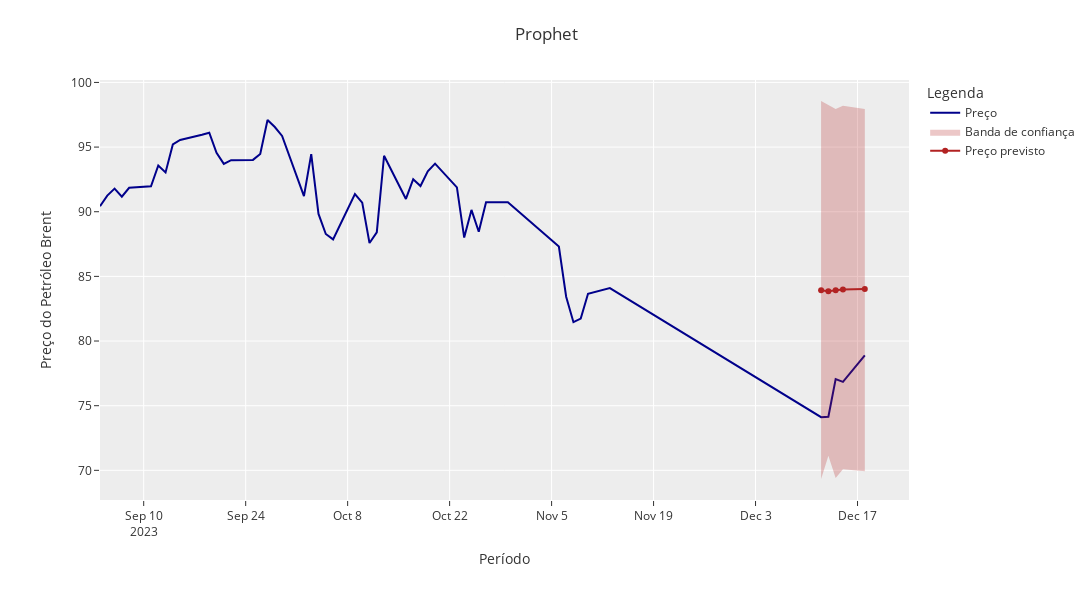

The notebook cell this image was saved under:
### Code cell
fig = px.line(
    base_prophet_px, 
    template=template,
    color_discrete_sequence=['#00008B']
)
fig.add_scatter(
    x=banda_prophet_index, 
    y=banda_prophet,
    name='Banda de confiança',
    mode='lines',
    line_color='#B22222',
    line_width=0,
    opacity=0.5,
    fill='toself'
)
fig.add_scatter(
    x=forecast_prophet.index, 
    y=forecast_prophet.yhat, 
    name='Preço previsto',
    marker=dict(color='#B22222')
)
fig.update_layout(
    title='Prophet',
    xaxis_title='Período',
    yaxis_title='Preço do Petróleo Brent',
    legend_title='Legenda',
    width=1600, 
    height=600,
    margin=dict(l=100, r=20, t=80, b=100)
)
fig.show()

### Figure 1 — Plotly figure (JSON) as saved in the notebook; plotly's stock layout.template omitted (floating-point values rounded to 4 significant figures)
{"data": [{"hovertemplate": "variable=Preço<br>ds=%{x}<br>value=%{y}<extra></extra>", "legendgroup": "Preço", "line": {"color": "#00008B", "dash": "solid"}, "marker": {"symbol": "circle"}, "mode": "lines", "name": "Preço", "orientation": "v", "showlegend": true, "type": "scatter", "x": ["2023-12-18T00:00:00", "2023-12-15T00:00:00", "2023-12-14T00:00:00", "2023-12-13T00:00:00", "2023-12-12T00:00:00", "2023-11-13T00:00:00", "2023-11-10T00:00:00", "2023-11-09T00:00:00", "2023-11-08T00:00:00", "2023-11-07T00:00:00", "2023-11-06T00:00:00", "2023-10-30T00:00:00", "2023-10-27T00:00:00", "2023-10-26T00:00:00", "2023-10-25T00:00:00", "2023-10-24T00:00:00", "2023-10-23T00:00:00", "2023-10-20T00:00:00", "2023-10-19T00:00:00", "2023-10-18T00:00:00", "2023-10-17T00:00:00", "2023-10-16T00:00:00", "2023-10-13T00:00:00", "2023-10-12T00:00:00", "2023-10-11T00:00:00", "2023-10-10T00:00:00", "2023-10-09T00:00:00", "2023-10-06T00:00:00", "2023-10-05T00:00:00", "2023-10-04T00:00:00", "2023-10-03T00:00:00", "2023-10-02T00:00:00", "2023-09-29T00:00:00", "2023-09-28T00:00:00", "2023-09-27T00:00:00", "2023-09-26T00:00:00", "2023-09-25T00:00:00", "2023-09-22T00:00:00", "2023-09-21T00:00:00", "2023-09-20T00:00:00", "2023-09-19T00:00:00", "2023-09-18T00:00:00", "2023-09-15T00:00:00", "2023-09-14T00:00:00", "2023-09-13T00:00:00", "2023-09-12T00:00:00", "2023-09-11T00:00:00", "2023-09-08T00:00:00", "2023-09-07T00:00:00", "2023-09-06T00:00:00", "2023-09-05T00:00:00", "2023-09-04T00:00:00"], "xaxis": "x", "y": [78.89, 76.84, 77.05, 74.14, 74.11, 84.09, 83.66, 81.74, 81.46, 83.43, 87.31, 90.73, 90.73, 88.45, 90.14, 88, 91.88, 93.72, 93.12, 91.99, 92.52, 90.99, 94.33, 88.4, 87.58, 90.7, 91.37, 87.86, 88.28, 89.83, 94.46, 91.21, 95.86, 96.55, 97.1, 94.46, 94.01, 93.99, 93.7, 94.56, 96.11, 95.95, 95.55, 95.2, 93.04, 93.58, 91.97, 91.85, 91.16, 91.79, 91.25, 90.42], "yaxis": "y"}, {"fill": "toself", "line": {"color": "#B22222", "width": 0}, "mode": "lines", "name": "Banda de confiança", "opacity": 0.5, "type": "scatter", "x": ["2023-12-12T00:00:00", "2023-12-13T00:00:00", "2023-12-14T00:00:00", "2023-12-15T00:00:00", "2023-12-18T00:00:00", "2023-12-18T00:00:00", "2023-12-15T00:00:00", "2023-12-14T00:00:00", "2023-12-13T00:00:00", "2023-12-12T00:00:00"], "y": [98.56, 98.27, 97.94, 98.19, 97.95, 69.93, 70.09, 69.42, 71.12, 69.33]}, {"marker": {"color": "#B22222"}, "name": "Preço previsto", "type": "scatter", "x": ["2023-12-12T00:00:00", "2023-12-13T00:00:00", "2023-12-14T00:00:00", "2023-12-15T00:00:00", "2023-12-18T00:00:00"], "y": [83.93, 83.85, 83.93, 83.99, 84.02]}], "layout": {"height": 600, "legend": {"title": {"text": "Legenda"}, "tracegroupgap": 0}, "margin": {"b": 100, "l": 100, "r": 20, "t": 80}, "title": {"text": "Prophet"}, "width": 1600, "xaxis": {"anchor": "y", "domain": [0, 1], "title": {"text": "Período"}}, "yaxis": {"anchor": "x", "domain": [0, 1], "title": {"text": "Preço do Petróleo Brent"}}}}
